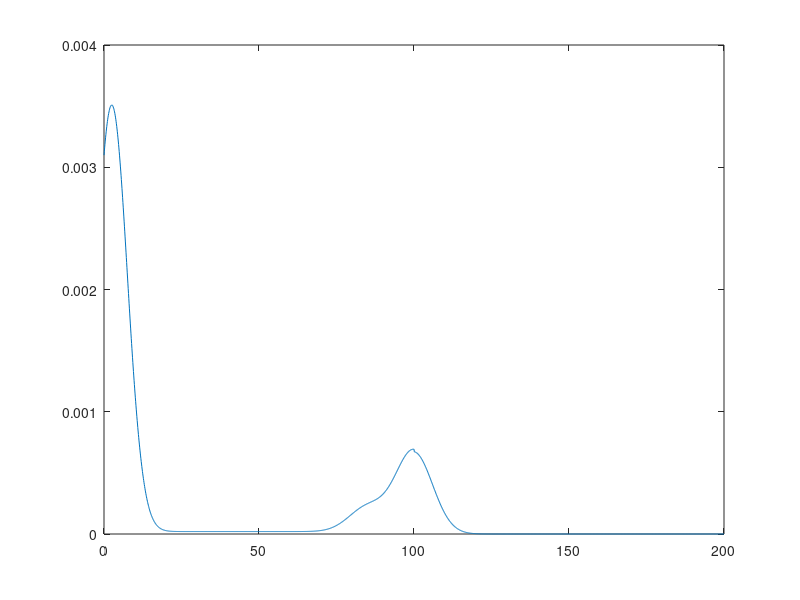

Reproduce this figure in MATLAB.
function [d] = monta_histograma()

x = 0:0.1:200;

d1 = normpdf(x,2.5,5);
d1 = d1*8750;

d2 = normpdf(x,85,6);
d2 = d2*600;

d3 = normpdf(x,100,6);
d3 = d3*2000;

n1 = unifpdf(x,0,100);
n1 = n1*400;

d = d1+d3+d2+n1;
d = d ./ sum(x(:));

plot(x,d);